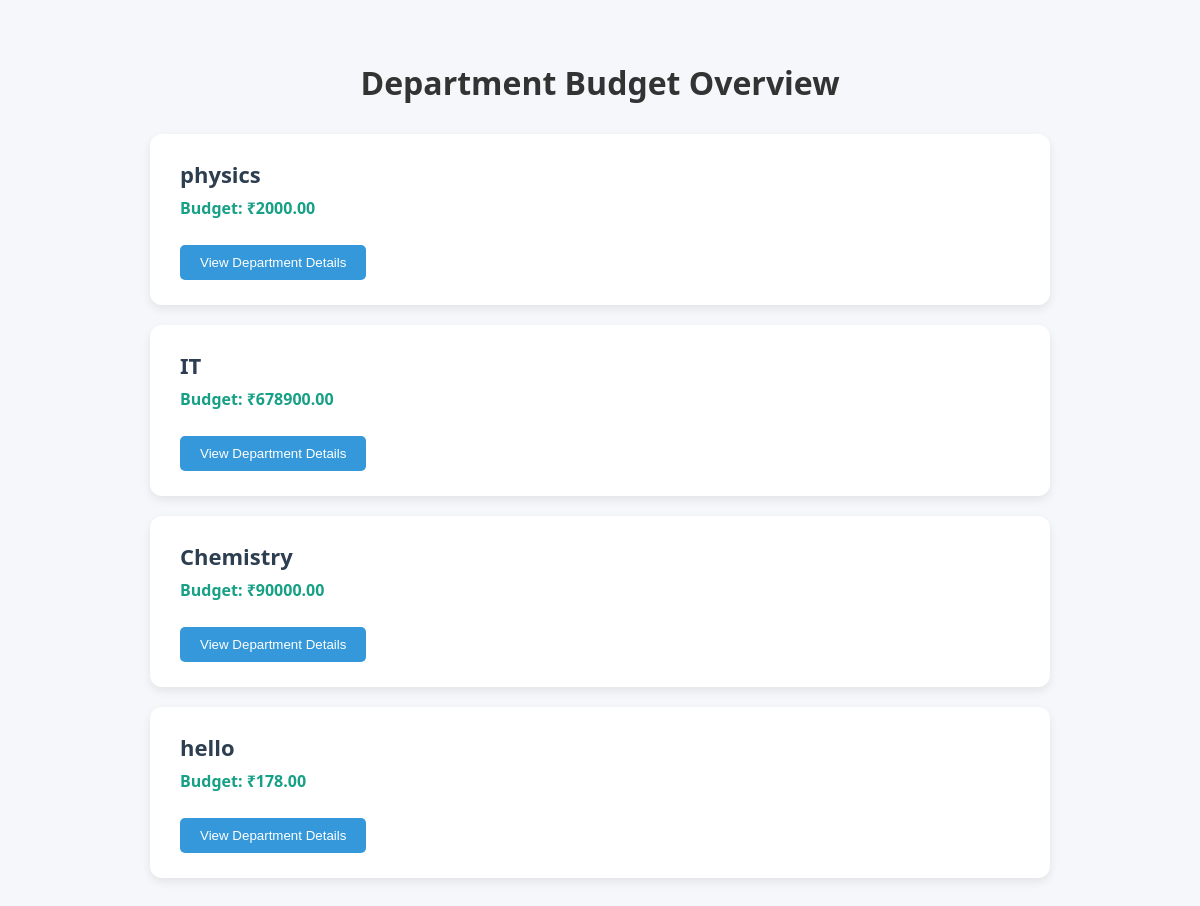
Before: /view_departments/ with the older database file.
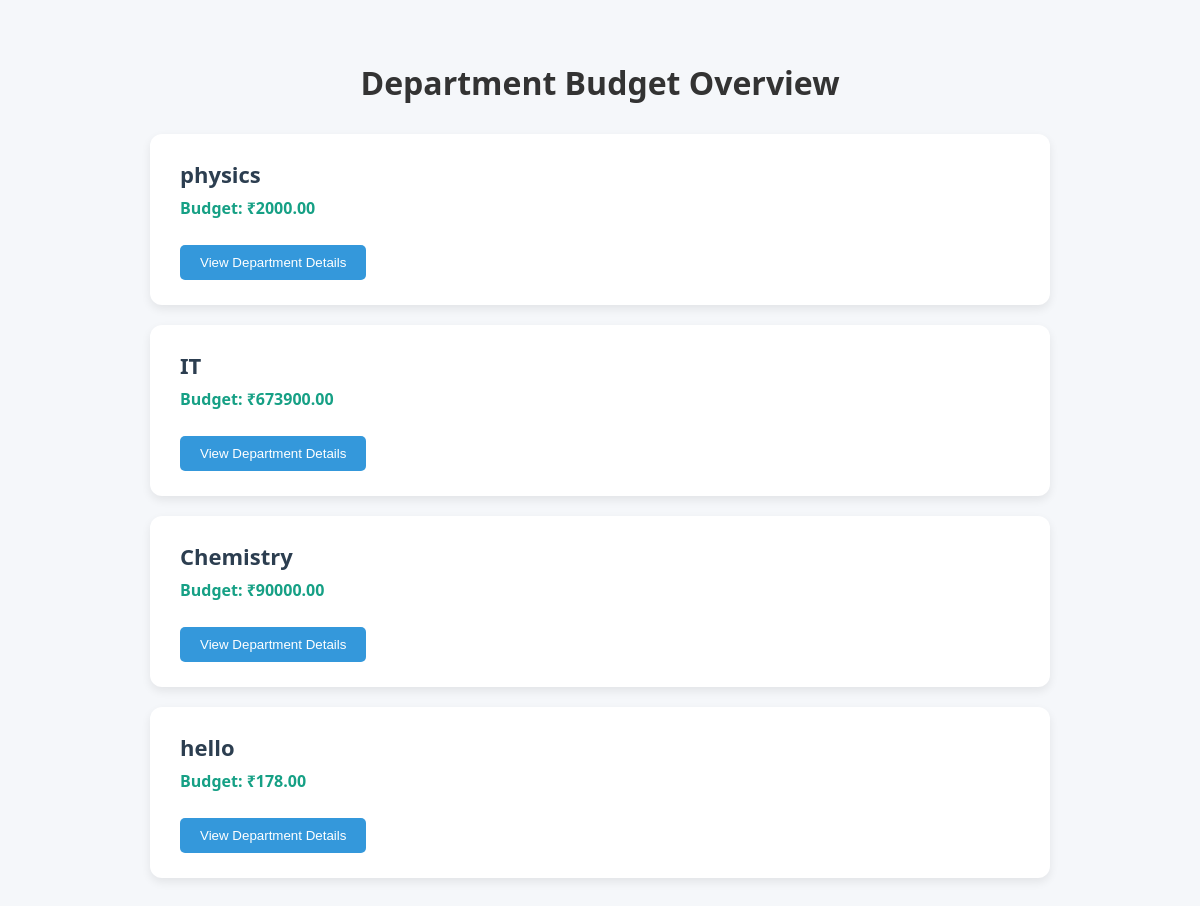
After: the same page with the newer database file.
### core/models.py (models this page shows, shortened)
class Department(models.Model):
    name = models.CharField(max_length=100)
    budget = models.DecimalField(max_digits=12, decimal_places=2)

### core/views.py (the view)
# urls.py: path('view_departments/', views.view_departments, name='view_departments'),
def view_departments(request):
    departments = Department.objects.all()
    context = {
        'departments': departments
    }
    return render(request, 'departments.html', context)

### core/templates/departments.html (shortened to what this page needs)
<!DOCTYPE html>
<html lang="en">
<head>
</head>
<body>
  <h1>Department Budget Overview</h1>
  <div class="container">
    {% for department in departments %}
      <div class="card">
        <h2>{{ department.name }}</h2>
        <p class="budget">Budget: ₹{{ department.budget }}</p>
        <a href="{% url 'department_details' dep_id=department.id %}">
          <button class="button">View Department Details</button>
        </a>
      </div>
    {% endfor %}
  </div>
</body>
</html>

Changed rows visible on the page:
changed Department "IT": budget "678900.00" → "673900.00"
